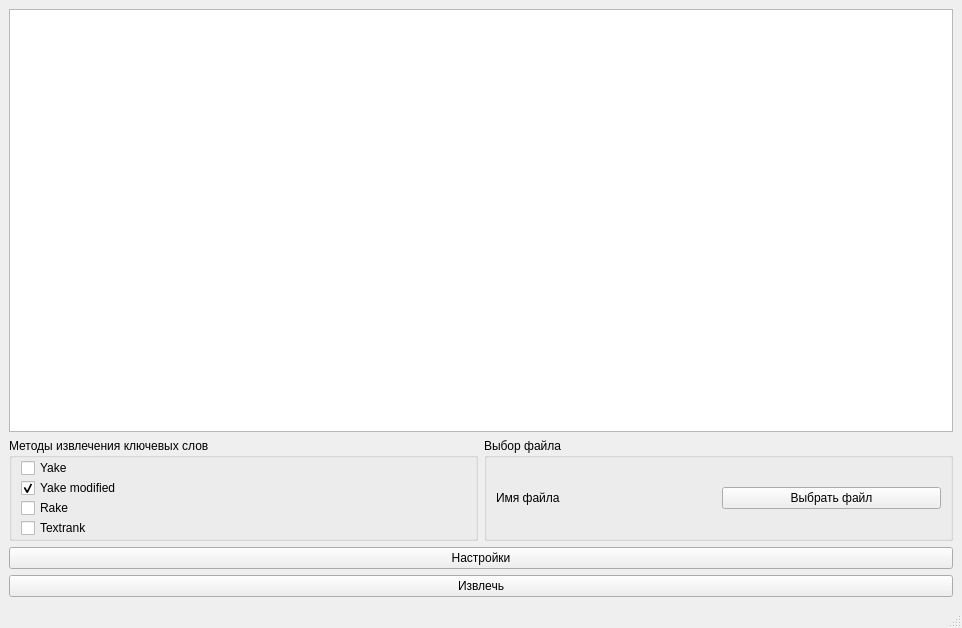
<?xml version="1.0" encoding="UTF-8"?>
<ui version="4.0">
 <class>MainWindow</class>
 <widget class="QMainWindow" name="MainWindow">
  <property name="geometry">
   <rect>
    <x>0</x>
    <y>0</y>
    <width>962</width>
    <height>628</height>
   </rect>
  </property>
  <property name="windowTitle">
   <string>MainWindow</string>
  </property>
  <widget class="QWidget" name="CentralWidget">
   <layout class="QGridLayout" name="gridLayout_2">
    <item row="0" column="0" colspan="2">
     <widget class="QTextEdit" name="TextEdit"/>
    </item>
    <item row="5" column="0" colspan="2">
     <widget class="QPushButton" name="ExtractButton">
      <property name="text">
       <string>Извлечь</string>
      </property>
     </widget>
    </item>
    <item row="1" column="0">
     <widget class="QGroupBox" name="MethodsBox">
      <property name="enabled">
       <bool>true</bool>
      </property>
      <property name="sizePolicy">
       <sizepolicy hsizetype="Minimum" vsizetype="Minimum">
        <horstretch>0</horstretch>
        <verstretch>0</verstretch>
       </sizepolicy>
      </property>
      <property name="maximumSize">
       <size>
        <width>800</width>
        <height>800</height>
       </size>
      </property>
      <property name="title">
       <string>Методы извлечения ключевых слов</string>
      </property>
      <layout class="QGridLayout" name="gridLayout">
       <property name="leftMargin">
        <number>9</number>
       </property>
       <property name="topMargin">
        <number>0</number>
       </property>
       <property name="rightMargin">
        <number>0</number>
       </property>
       <property name="bottomMargin">
        <number>0</number>
       </property>
       <property name="spacing">
        <number>0</number>
       </property>
       <item row="2" column="0">
        <widget class="QCheckBox" name="rake_checkbox">
         <property name="text">
          <string>Rake</string>
         </property>
        </widget>
       </item>
       <item row="4" column="0">
        <widget class="QCheckBox" name="textrank_checkbox">
         <property name="text">
          <string>Textrank</string>
         </property>
        </widget>
       </item>
       <item row="1" column="0">
        <widget class="QCheckBox" name="yakemodified_checkbox">
         <property name="enabled">
          <bool>true</bool>
         </property>
         <property name="text">
          <string>Yake modified</string>
         </property>
         <property name="checked">
          <bool>true</bool>
         </property>
        </widget>
       </item>
       <item row="0" column="0">
        <widget class="QCheckBox" name="yake_checkbox">
         <property name="enabled">
          <bool>true</bool>
         </property>
         <property name="text">
          <string>Yake</string>
         </property>
         <property name="checked">
          <bool>false</bool>
         </property>
         <property name="tristate">
          <bool>false</bool>
         </property>
        </widget>
       </item>
      </layout>
     </widget>
    </item>
    <item row="1" column="1">
     <widget class="QGroupBox" name="FileBox">
      <property name="title">
       <string>Выбор файла</string>
      </property>
      <layout class="QHBoxLayout" name="horizontalLayout">
       <item>
        <widget class="QLabel" name="file_name_label">
         <property name="text">
          <string>Имя файла</string>
         </property>
        </widget>
       </item>
       <item>
        <widget class="QPushButton" name="select_file_button">
         <property name="text">
          <string>Выбрать файл</string>
         </property>
        </widget>
       </item>
      </layout>
     </widget>
    </item>
    <item row="4" column="0" colspan="2">
     <widget class="QPushButton" name="pushButton">
      <property name="text">
       <string>Настройки</string>
      </property>
     </widget>
    </item>
   </layout>
  </widget>
  <widget class="QMenuBar" name="menubar">
   <property name="geometry">
    <rect>
     <x>0</x>
     <y>0</y>
     <width>962</width>
     <height>22</height>
    </rect>
   </property>
  </widget>
  <widget class="QStatusBar" name="statusbar"/>
 </widget>
 <resources/>
 <connections>
  <connection>
   <sender>pushButton</sender>
   <signal>clicked()</signal>
   <receiver>MainWindow</receiver>
   <slot>show_settings()</slot>
   <hints>
    <hint type="sourcelabel">
     <x>648</x>
     <y>551</y>
    </hint>
    <hint type="destinationlabel">
     <x>712</x>
     <y>599</y>
    </hint>
   </hints>
  </connection>
 </connections>
 <slots>
  <slot>show_settings()</slot>
 </slots>
</ui>
